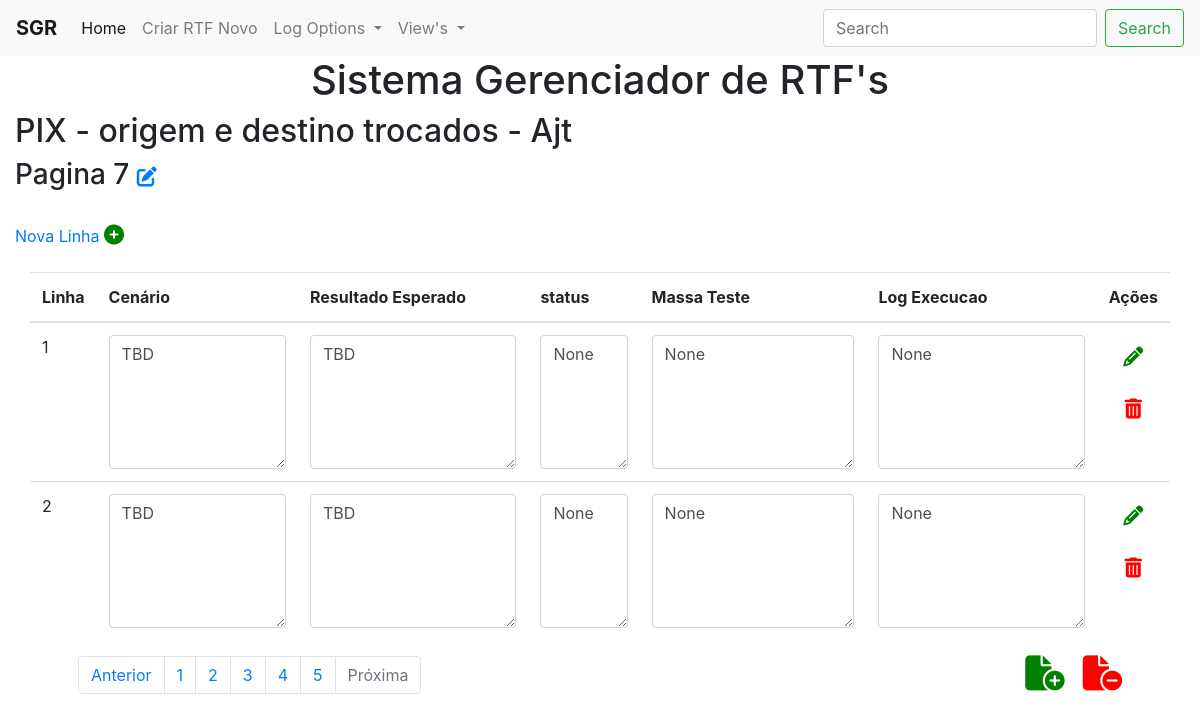
Page /viewCenarios/1/5 on the committed database.
### app.py (models this page shows, shortened)
class RTFs(db.Model):
    id = db.Column("id", db.Integer, primary_key=True, autoincrement=True)
    name = db.Column(db.String(100))
    descricao = db.Column(db.String(500))
    qtd_pages = db.Column(db.Integer)
    cenarios = db.relationship('Cenarios', backref='rtfs')
    paginas = db.relationship('Pagina', backref='rtfsP')
    data_criacao = db.Column(db.Date, default=datetime.utcnow().date())
    data_update = db.Column(db.Date, default=datetime.utcnow().date())
    data_criacao_formatada = db.Column(db.String(10))
    data_update_formatada = db.Column(db.String(10))

class Pagina(db.Model):
    id_pagina = db.Column("id_pagina", db.Integer, primary_key=True, autoincrement=True)
    id_rtf = db.Column(db.Integer, db.ForeignKey('rt_fs.id'))  # o db por alguma razão chamou RTFs de rt_fs
    numero = db.Column(db.Integer)
    nome = db.Column(db.String(30))
    cenarios = db.relationship('Cenarios', backref='pagina_class')

class Cenarios(db.Model):
    id_cenario = db.Column("id_cenario", db.Integer, primary_key=True, autoincrement=True)
    id_rtf = db.Column(db.Integer, db.ForeignKey('rt_fs.id'))  # o db por alguma razão chamou RTFs de rt_fs
    id_pagina = db.Column(db.Integer, db.ForeignKey('pagina.id_pagina'))
    pagina = db.Column(db.Integer)
    linha = db.Column(db.Integer)
    cenario = db.Column(db.String(250))
    resultado_esperado = db.Column(db.String(250))
    status = db.Column(db.Integer)
    massa_teste = db.Column(db.String(250))
    log_execucao = db.Column(db.String(10000))

### app.py (the view)
@app.route("/viewCenarios/<int:id_rtf>/<int:pagina>")
def viewCenarios(id_rtf, pagina):
    cenarios = Cenarios.query.filter_by(id_rtf=id_rtf, pagina=pagina)
    rtf = RTFs.query.get(id_rtf)
    pagina_obj = Pagina.query.filter_by(id_rtf=id_rtf, numero=pagina).first()
    try:
        qtd_pages = rtf.qtd_pages  # tenta pegar a qtd_paginas, se n conseguir, o array está vazio
        rtf_nome = rtf.name
        nome_pagina = pagina_obj.nome
        return render_template("viewCenarios.html", values=cenarios, rtf_nome=rtf_nome,id_rtf=id_rtf, pagina=pagina, qtd_pages=qtd_pages, nome_pagina=nome_pagina)
    except AttributeError:
        rtf.qtd_pages = 1
        if pagina_obj is None or pagina_obj.nome is None:
            pagina_obj = Pagina(id_rtf, 1, f"Pagina {1}")
            db.session.add(pagina_obj)
        db.session.commit()
        flash('RTF está sem nenhum cenário! Adicione o primeiro ;D')
        return render_template("adicionar_cenario.html", id_rtf=id_rtf, pagina=1)

### templates/viewCenarios.html (shortened to what this page needs)
{% extends "base.html" %}
{% block content%}
    <div>
        <h2>{{ rtf_nome }}</h2>
        <h3 id="nome_pagina">{{nome_pagina}} <a href="{{ url_for('editar_nome_pagina', id_rtf=id_rtf, pagina=pagina) }}"><i style="font-size: 20px" class="fa-solid fa-pen-to-square"></i></h3>
    </div>
    <br>
    <div class="col-xs-12">
        <a href="{{url_for('add_cenario', id_rtf=id_rtf, pagina=pagina)}}">Nova Linha</a>
        <a style="color: green; text-decoration:none !important; font-weight:700" href="{{url_for('new_line', id_rtf=id_rtf, pagina=pagina)}}"><i style="font-size: 20px" class="fa-solid fa-circle-plus"></i></a>
    </div>
    <br>
    <div class="container">
        <div class="row">
            <div class="col-xs-12">
                <table class="table">
                    <thead>
                        <th>Linha</th>
                        <th>Cenário</th>
                        <th>Resultado Esperado</th>
                        <th>status</th>
                        <th>Massa Teste</th>
                        <th>Log Execucao</th>
                        <th>Ações</th>
                    </thead>
                    <tbody class="form-group shadow-textarea">
                        {% for item in values %}
                            <form action="{{url_for('edit_cenario', id_rtf=item.id_rtf, pagina=item.pagina, linha=item.linha)}}" method="POST">
                                <tr>
                                    <td>{{ item.linha }}</td>
                                    <td><textarea class="form-control z-depth-1" name="cenario" id="cenario" cols="15" rows="5">{{ item.cenario }}</textarea></td>
                                    <td><textarea class="form-control z-depth-1" name="resultado_esperado" id="resultado_esperado" cols="18" rows="5">{{ item.resultado_esperado }}</textarea></td>
                                    <td><textarea class="form-control z-depth-1"name="status" id="status" cols="5" rows="5">{{ item.status }}</textarea></td>
                                    <td><textarea class="form-control z-depth-1" name="massa_teste" id="massa_teste" cols="18" rows="5">{{ item.massa_teste }}</textarea></td>
                                    <td><textarea class="form-control z-depth-1" name="log_execucao" id="log_execucao" cols="18" rows="5">{{ item.log_execucao }}</textarea></td>
                                    <td>
                                        <button type="submit" class="btn btn-block" style="color: green; font-size:20px"><i class="fa-solid fa-pencil"></i></button>
                                        <button type="button" class="btn btn-block"><a style="color: red; font-size:20px" href="{{url_for('delete_cenario', id_rtf=item.id_rtf, pagina=item.pagina, linha=item.linha)}}"><i class="fa-solid fa-trash-can"></i></a></button>
                                    </td>
                                </tr>
                            </form>
                        {% endfor %}
                    </tbody>
                </table>
                <nav aria-label="..." style="display: flex; justify-content: space-between; margin: 0 3rem;">
                    <ul class="pagination">
                        {% if pagina==1 %}
                            <li class="page-item disabled">
                                <a class="page-link" href="#" tabindex="-1">Anterior</a>
                            </li>
                        {% else %}
                            <li class="page-item">
                                <a class="page-link" href="{{url_for('viewCenarios', id_rtf=id_rtf, pagina=pagina-1)}}">Anterior</a>
                            </li>
                        {% endif %}
                        {% for page in range(qtd_pages) %}
                            <li class="page-item">
                                <a class="page-link" href="{{url_for('viewCenarios', id_rtf=id_rtf, pagina=page+1)}}">{{ page+1 }}</a>
                            </li>
                        {% endfor %}
                        {% if pagina==qtd_pages %}
                            <li class="page-item disabled">
                                <a class="page-link" href="#" tabindex="-1">Próxima</a>
                            </li>
                        {% else %}
                            <li class="page-item">
                                <a class="page-link" href="{{url_for('viewCenarios', id_rtf=id_rtf, pagina=pagina+1)}}">Próxima</a>
                            </li>
                        {% endif %}
                    </ul>
                    <div style="text-align: right;" >
                        <a href="{{url_for('add_pagina', id_rtf=id_rtf, pagina_atual=pagina)}}"><i style="font-size: 35px; color: green" class="fa-solid fa-file-circle-plus"></i></i></a>
                        <a href="{{url_for('delete_pagina', id_rtf=id_rtf, pagina=pagina)}}"><i style="font-size: 35px; color: red" class="fa-solid fa-file-circle-minus"></i></a></a>
                    </div>
                </nav>
            </div>
        </div>
    </div>
{% endblock %}

### rows in the picture
RTFs: name "PIX - origem e destino trocados - Ajt"
Pagina: nome "Pagina 7"
Cenarios: linha "1", cenario "TBD", resultado_esperado "TBD", status "None", massa_teste "None", log_execucao "None"
Cenarios: linha "2", cenario "TBD", resultado_esperado "TBD", status "None", massa_teste "None", log_execucao "None"

### other values in the picture
{{ page+1 }} "1" "2" "3" "4" "5"
